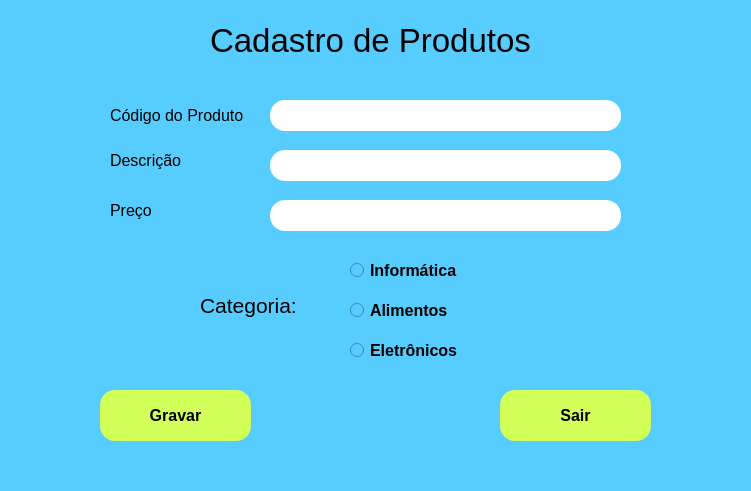
<?xml version="1.0" encoding="UTF-8"?>
<ui version="4.0">
 <class>MainWindow</class>
 <widget class="QMainWindow" name="MainWindow">
  <property name="geometry">
   <rect>
    <x>0</x>
    <y>0</y>
    <width>751</width>
    <height>491</height>
   </rect>
  </property>
  <property name="windowTitle">
   <string>MainWindow</string>
  </property>
  <property name="styleSheet">
   <string notr="true">background-color: rgb(87, 205, 255);</string>
  </property>
  <widget class="QWidget" name="centralwidget">
   <widget class="QLabel" name="label">
    <property name="geometry">
     <rect>
      <x>210</x>
      <y>20</y>
      <width>331</width>
      <height>41</height>
     </rect>
    </property>
    <property name="font">
     <font>
      <pointsize>25</pointsize>
     </font>
    </property>
    <property name="text">
     <string>Cadastro de Produtos</string>
    </property>
   </widget>
   <widget class="QLabel" name="label_2">
    <property name="geometry">
     <rect>
      <x>110</x>
      <y>100</y>
      <width>141</width>
      <height>31</height>
     </rect>
    </property>
    <property name="font">
     <font>
      <pointsize>12</pointsize>
     </font>
    </property>
    <property name="text">
     <string>Código do Produto</string>
    </property>
   </widget>
   <widget class="QLabel" name="label_3">
    <property name="geometry">
     <rect>
      <x>110</x>
      <y>150</y>
      <width>141</width>
      <height>21</height>
     </rect>
    </property>
    <property name="font">
     <font>
      <pointsize>12</pointsize>
     </font>
    </property>
    <property name="text">
     <string>Descrição</string>
    </property>
   </widget>
   <widget class="QLabel" name="label_4">
    <property name="geometry">
     <rect>
      <x>110</x>
      <y>200</y>
      <width>141</width>
      <height>21</height>
     </rect>
    </property>
    <property name="font">
     <font>
      <pointsize>12</pointsize>
     </font>
    </property>
    <property name="text">
     <string>Preço</string>
    </property>
   </widget>
   <widget class="QLineEdit" name="lineEdit">
    <property name="geometry">
     <rect>
      <x>270</x>
      <y>100</y>
      <width>351</width>
      <height>31</height>
     </rect>
    </property>
    <property name="styleSheet">
     <string notr="true">background-color: rgb(255, 255, 255);
border-radius: 15px;
border-stule: outset;
border-width: 2px;
border-color: rgb(0, 0, 0);</string>
    </property>
   </widget>
   <widget class="QLineEdit" name="lineEdit_2">
    <property name="geometry">
     <rect>
      <x>270</x>
      <y>150</y>
      <width>351</width>
      <height>31</height>
     </rect>
    </property>
    <property name="styleSheet">
     <string notr="true">background-color: rgb(255, 255, 255);
border-radius: 15px;
border-stule: outset;
border-width: 2px;
border-color: rgb(0, 0, 0);</string>
    </property>
   </widget>
   <widget class="QLineEdit" name="lineEdit_3">
    <property name="geometry">
     <rect>
      <x>270</x>
      <y>200</y>
      <width>351</width>
      <height>31</height>
     </rect>
    </property>
    <property name="styleSheet">
     <string notr="true">background-color: rgb(255, 255, 255);
border-radius: 15px;
border-stule: outset;
border-width: 2px;
border-color: rgb(0, 0, 0);</string>
    </property>
   </widget>
   <widget class="QRadioButton" name="radioButton">
    <property name="geometry">
     <rect>
      <x>350</x>
      <y>260</y>
      <width>131</width>
      <height>21</height>
     </rect>
    </property>
    <property name="font">
     <font>
      <pointsize>12</pointsize>
      <weight>75</weight>
      <bold>true</bold>
     </font>
    </property>
    <property name="text">
     <string>Informática</string>
    </property>
   </widget>
   <widget class="QRadioButton" name="radioButton_2">
    <property name="geometry">
     <rect>
      <x>350</x>
      <y>300</y>
      <width>111</width>
      <height>21</height>
     </rect>
    </property>
    <property name="font">
     <font>
      <pointsize>12</pointsize>
      <weight>75</weight>
      <bold>true</bold>
     </font>
    </property>
    <property name="text">
     <string>Alimentos</string>
    </property>
   </widget>
   <widget class="QRadioButton" name="radioButton_3">
    <property name="geometry">
     <rect>
      <x>350</x>
      <y>340</y>
      <width>131</width>
      <height>21</height>
     </rect>
    </property>
    <property name="font">
     <font>
      <pointsize>12</pointsize>
      <weight>75</weight>
      <bold>true</bold>
     </font>
    </property>
    <property name="text">
     <string>Eletrônicos</string>
    </property>
   </widget>
   <widget class="QLabel" name="label_5">
    <property name="geometry">
     <rect>
      <x>200</x>
      <y>290</y>
      <width>121</width>
      <height>31</height>
     </rect>
    </property>
    <property name="font">
     <font>
      <pointsize>16</pointsize>
     </font>
    </property>
    <property name="text">
     <string>Categoria:</string>
    </property>
   </widget>
   <widget class="QPushButton" name="pushButton">
    <property name="geometry">
     <rect>
      <x>100</x>
      <y>390</y>
      <width>151</width>
      <height>51</height>
     </rect>
    </property>
    <property name="font">
     <font>
      <pointsize>12</pointsize>
      <weight>75</weight>
      <bold>true</bold>
     </font>
    </property>
    <property name="styleSheet">
     <string notr="true">background-color: rgb(211, 255, 90);
border-color: rgb(0, 0, 0);
border-radius: 15px;
border-stule: outset;
border-width: 2px;
border-color: rgb(0, 0, 0);</string>
    </property>
    <property name="text">
     <string>Gravar</string>
    </property>
   </widget>
   <widget class="QPushButton" name="pushButton_3">
    <property name="geometry">
     <rect>
      <x>500</x>
      <y>390</y>
      <width>151</width>
      <height>51</height>
     </rect>
    </property>
    <property name="font">
     <font>
      <pointsize>12</pointsize>
      <weight>75</weight>
      <bold>true</bold>
     </font>
    </property>
    <property name="styleSheet">
     <string notr="true">background-color: rgb(211, 255, 90);
border-color: rgb(0, 0, 0);
border-radius: 15px;
border-stule: outset;
border-width: 2px;
border-color: rgb(0, 0, 0);</string>
    </property>
    <property name="text">
     <string>Sair</string>
    </property>
   </widget>
  </widget>
  <widget class="QMenuBar" name="menubar">
   <property name="geometry">
    <rect>
     <x>0</x>
     <y>0</y>
     <width>751</width>
     <height>21</height>
    </rect>
   </property>
  </widget>
  <widget class="QStatusBar" name="statusbar"/>
 </widget>
 <resources/>
 <connections/>
</ui>
